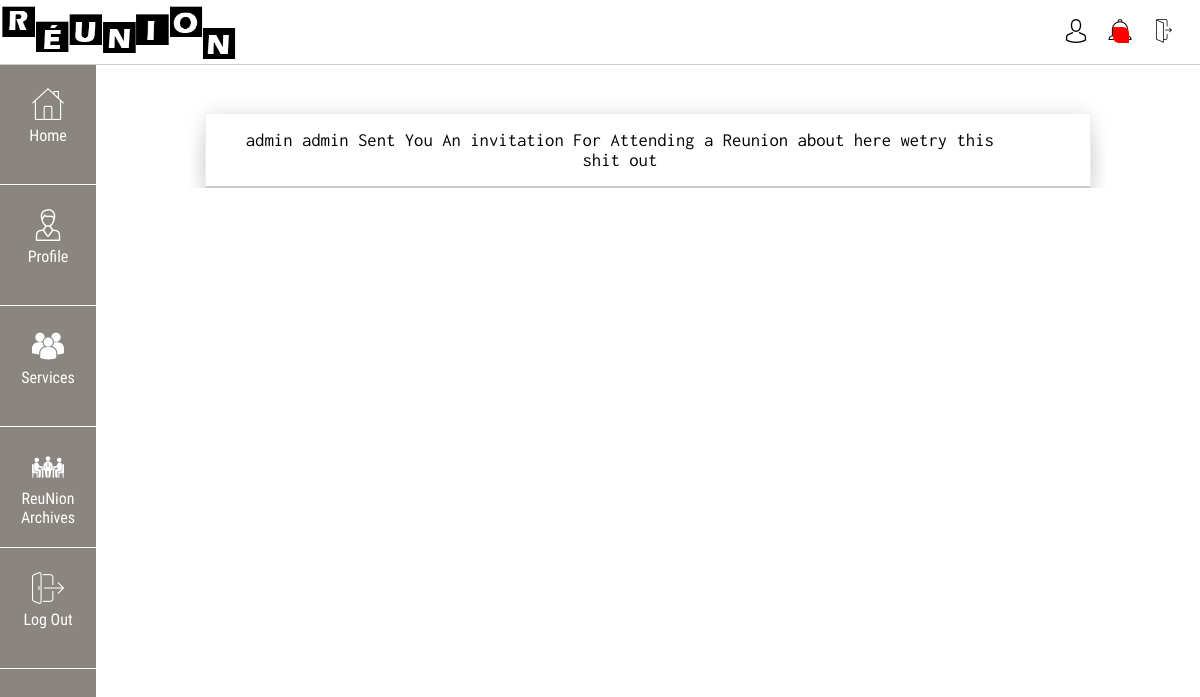
Page /index.php?page=notification&id=5 (signed in) on the committed database.
### tables this page shows
CREATE TABLE `users` (
  `id` int(11) NOT NULL,
  `nom` varchar(50) NOT NULL,
  `prenom` varchar(50) NOT NULL,
  `email` varchar(100) NOT NULL,
  `tele` varchar(50) NOT NULL,
  `groups` int(11) NOT NULL,
  `service` int(11) NOT NULL,
  `password` varchar(64) NOT NULL,
  `date` date NOT NULL,
  `note` text NOT NULL
);

CREATE TABLE `reunions` (
  `id` int(11) NOT NULL,
  `sujet` varchar(100) NOT NULL,
  `local` varchar(100) NOT NULL,
  `organiser` int(11) NOT NULL,
  `ddb` date NOT NULL,
  `hdb` time NOT NULL,
  `ddf` date NOT NULL,
  `hdf` time NOT NULL,
  `participants` text NOT NULL,
  `invited` text NOT NULL
);

### classes/DB.php (called while the page is built, shortened)
<?php
class DB{
    private static $_instance = null;
	       private $_pdo,
	               $_query,
	               $_error = false,
	               $_results,
	               $_count = 0;
	private function __construct(){
		try{
			$this->_pdo = new PDO('mysql:host='. Config::get('mysql/host').';
			                     dbname='. Config::get('mysql/db'),
			                               Config::get('mysql/user'),
			                               Config::get('mysql/pass'));
		}catch(PDOException $e){
			die($e->getMessage());
		}
	}
	public static function getInstance(){
		if(!isset(self::$_instance)){
			self::$_instance = new DB();
		}
		return self::$_instance;
	}
	public function query($sql, $params = array()){
		$this->_error = false;
		if($this->_query = $this->_pdo->prepare($sql)){
			$x = 1;
			if(count($params)){
				foreach ($params as $param) {
					$this->_query->bindValue($x, $param);
					$x++;
				}
			}
			if($this->_query->execute()){
				$this->_results = $this->_query->fetchAll(PDO::FETCH_OBJ);
				$this->_count = $this->_query->rowCount();
			}else{
				$this->_error = true;
			}
		}
		return $this;
	}
    public function action($action, $table, $where = array()){
		if(count($where) === 3){
			$operators = array('=', '>', '<', '>=', '<=');
			$field    = $where[0];
			$operator = $where[1];
			$value    = $where[2];
			if(in_array($operator, $operators)){
				$sql = "{$action} FROM {$table} WHERE {$field} {$operator} ?";
				if(!$this->query($sql, array($value))->error()){
					return $this;
				}
			}
		}
		return false;
	}
	public function get($table, $where){
		return $this->action('SELECT *', $table, $where);
	}
	public function first(){
		return $this->_results[0];
	}
	public function error(){
		return $this->_error;
	}
	public function count(){
		return $this->_count;
	}
}
?>

### classes/Config.php (called while the page is built)
<?php
class Config{
    public static function get($path = null){
		if(isset($path)){
			$config = $GLOBALS['config'];
			$path = explode('/', $path);
			foreach ($path as $bit) {
				if(isset($config[$bit])){
					$config = $config[$bit];
				}
			}
			return $config;
		}
		return false;
	}
}
?>

### notify.php (the view, shortened to what this page needs)
<?php if(isset($_GET['id'])){ $id = $_GET['id']; $user= DB::getInstance()->get('users', array('id', '=', $id))->first();
	$note = unserialize($user->note); if(!empty($note)){ $sent = DB::getInstance()->get('users', array('id', '=', $note['sent']))->first();
												$reunion= DB::getInstance()->get('reunions', array('id', '=', $note['reunion']))->first();?>
<div class="area">
	<div class="yourNote">
		<h3> <?php echo $sent->nom.' '.$sent->prenom; ?> Sent You An invitation For Attending a Reunion about <?php echo $reunion->sujet;?></h3>
	</div>
</div><?php }}?>

### template/css/style.css (style rules this page uses)
* { margin: 0; padding: 0; list-style: none; text-decoration: none }
body { font-size: 100% }
.area { width: 80%; margin: 3em auto 0 }
.area { overflow:hidden; border: 1px solid #eee; border-bottom: 2px solid #ccc; box-shadow: 0px 0px 20px rgba(0,0,0,0.10),0px 10px 20px rgba(0,0,0,0.05),0px 20px 20px rgba(0,0,0,0.05),0px 30px 20px rgba(0,0,0,0.05) }

### notify.php (style rules this page uses)
.yourNote { width: 90%; padding: 1em; text-align: center }
.yourNote > h3 { font-family: rik; font-weight: 200 }

### rows in the picture
users: nom "admin", prenom "admin"
reunions: sujet "here wetry this shit out"
